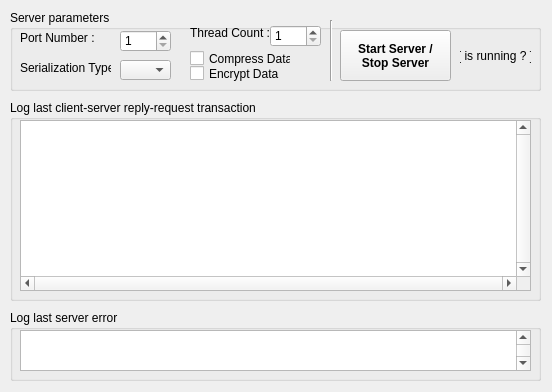
<?xml version="1.0" encoding="UTF-8"?>
<ui version="4.0">
 <class>dlgServer</class>
 <widget class="QWidget" name="dlgServer">
  <property name="geometry">
   <rect>
    <x>0</x>
    <y>0</y>
    <width>552</width>
    <height>392</height>
   </rect>
  </property>
  <property name="minimumSize">
   <size>
    <width>552</width>
    <height>392</height>
   </size>
  </property>
  <property name="maximumSize">
   <size>
    <width>552</width>
    <height>392</height>
   </size>
  </property>
  <property name="windowTitle">
   <string>qxServer</string>
  </property>
  <widget class="QGroupBox" name="grpError">
   <property name="geometry">
    <rect>
     <x>10</x>
     <y>310</y>
     <width>531</width>
     <height>71</height>
    </rect>
   </property>
   <property name="title">
    <string>Log last server error</string>
   </property>
   <widget class="QPlainTextEdit" name="txtError">
    <property name="geometry">
     <rect>
      <x>10</x>
      <y>20</y>
      <width>511</width>
      <height>41</height>
     </rect>
    </property>
    <property name="palette">
     <palette>
      <active>
       <colorrole role="Text">
        <brush brushstyle="SolidPattern">
         <color alpha="255">
          <red>170</red>
          <green>0</green>
          <blue>0</blue>
         </color>
        </brush>
       </colorrole>
      </active>
      <inactive>
       <colorrole role="Text">
        <brush brushstyle="SolidPattern">
         <color alpha="255">
          <red>170</red>
          <green>0</green>
          <blue>0</blue>
         </color>
        </brush>
       </colorrole>
      </inactive>
      <disabled>
       <colorrole role="Text">
        <brush brushstyle="SolidPattern">
         <color alpha="255">
          <red>112</red>
          <green>111</green>
          <blue>113</blue>
         </color>
        </brush>
       </colorrole>
      </disabled>
     </palette>
    </property>
    <property name="verticalScrollBarPolicy">
     <enum>Qt::ScrollBarAlwaysOn</enum>
    </property>
    <property name="readOnly">
     <bool>true</bool>
    </property>
   </widget>
  </widget>
  <widget class="QGroupBox" name="grpServerParams">
   <property name="geometry">
    <rect>
     <x>10</x>
     <y>10</y>
     <width>531</width>
     <height>81</height>
    </rect>
   </property>
   <property name="title">
    <string>Server parameters</string>
   </property>
   <widget class="QLabel" name="lblThreadCount">
    <property name="geometry">
     <rect>
      <x>180</x>
      <y>15</y>
      <width>81</width>
      <height>16</height>
     </rect>
    </property>
    <property name="toolTip">
     <string>Thread Count</string>
    </property>
    <property name="text">
     <string>Thread Count :</string>
    </property>
   </widget>
   <widget class="QLabel" name="lblSerializationType">
    <property name="geometry">
     <rect>
      <x>10</x>
      <y>50</y>
      <width>91</width>
      <height>16</height>
     </rect>
    </property>
    <property name="toolTip">
     <string>Serialization Type</string>
    </property>
    <property name="text">
     <string>Serialization Type :</string>
    </property>
   </widget>
   <widget class="QComboBox" name="cboSerializationType">
    <property name="geometry">
     <rect>
      <x>110</x>
      <y>50</y>
      <width>51</width>
      <height>20</height>
     </rect>
    </property>
    <property name="toolTip">
     <string>Serialization Type</string>
    </property>
   </widget>
   <widget class="QLabel" name="lblPortNumber">
    <property name="geometry">
     <rect>
      <x>10</x>
      <y>20</y>
      <width>81</width>
      <height>16</height>
     </rect>
    </property>
    <property name="toolTip">
     <string>Port Number</string>
    </property>
    <property name="text">
     <string>Port Number :</string>
    </property>
   </widget>
   <widget class="QSpinBox" name="spinPortNumber">
    <property name="geometry">
     <rect>
      <x>110</x>
      <y>20</y>
      <width>51</width>
      <height>22</height>
     </rect>
    </property>
    <property name="toolTip">
     <string>Port Number</string>
    </property>
    <property name="minimum">
     <number>1</number>
    </property>
    <property name="maximum">
     <number>32000</number>
    </property>
   </widget>
   <widget class="QCheckBox" name="chkCompressData">
    <property name="geometry">
     <rect>
      <x>180</x>
      <y>40</y>
      <width>101</width>
      <height>17</height>
     </rect>
    </property>
    <property name="toolTip">
     <string>Compress Data</string>
    </property>
    <property name="text">
     <string>Compress Data</string>
    </property>
   </widget>
   <widget class="QPushButton" name="btnStartStop">
    <property name="geometry">
     <rect>
      <x>330</x>
      <y>20</y>
      <width>111</width>
      <height>51</height>
     </rect>
    </property>
    <property name="font">
     <font>
      <weight>75</weight>
      <bold>true</bold>
     </font>
    </property>
    <property name="text">
     <string>Start Server /
Stop Server</string>
    </property>
   </widget>
   <widget class="Line" name="lineServerParams">
    <property name="geometry">
     <rect>
      <x>320</x>
      <y>10</y>
      <width>3</width>
      <height>61</height>
     </rect>
    </property>
    <property name="orientation">
     <enum>Qt::Vertical</enum>
    </property>
   </widget>
   <widget class="QLabel" name="imgIsRunning">
    <property name="geometry">
     <rect>
      <x>450</x>
      <y>20</y>
      <width>71</width>
      <height>51</height>
     </rect>
    </property>
    <property name="text">
     <string>[ is running ? ]</string>
    </property>
    <property name="alignment">
     <set>Qt::AlignCenter</set>
    </property>
   </widget>
   <widget class="QSpinBox" name="spinThreadCount">
    <property name="geometry">
     <rect>
      <x>260</x>
      <y>15</y>
      <width>51</width>
      <height>22</height>
     </rect>
    </property>
    <property name="toolTip">
     <string>Thread Count</string>
    </property>
    <property name="minimum">
     <number>1</number>
    </property>
    <property name="maximum">
     <number>999</number>
    </property>
   </widget>
   <widget class="QCheckBox" name="chkEncryptData">
    <property name="geometry">
     <rect>
      <x>180</x>
      <y>55</y>
      <width>101</width>
      <height>17</height>
     </rect>
    </property>
    <property name="toolTip">
     <string>Encrypt Data</string>
    </property>
    <property name="text">
     <string>Encrypt Data</string>
    </property>
   </widget>
  </widget>
  <widget class="QGroupBox" name="grpTransaction">
   <property name="geometry">
    <rect>
     <x>10</x>
     <y>100</y>
     <width>531</width>
     <height>201</height>
    </rect>
   </property>
   <property name="title">
    <string>Log last client-server reply-request transaction</string>
   </property>
   <widget class="QPlainTextEdit" name="txtTransaction">
    <property name="geometry">
     <rect>
      <x>10</x>
      <y>20</y>
      <width>511</width>
      <height>171</height>
     </rect>
    </property>
    <property name="verticalScrollBarPolicy">
     <enum>Qt::ScrollBarAlwaysOn</enum>
    </property>
    <property name="horizontalScrollBarPolicy">
     <enum>Qt::ScrollBarAlwaysOn</enum>
    </property>
    <property name="lineWrapMode">
     <enum>QPlainTextEdit::NoWrap</enum>
    </property>
    <property name="readOnly">
     <bool>true</bool>
    </property>
   </widget>
  </widget>
 </widget>
 <resources/>
 <connections/>
</ui>
